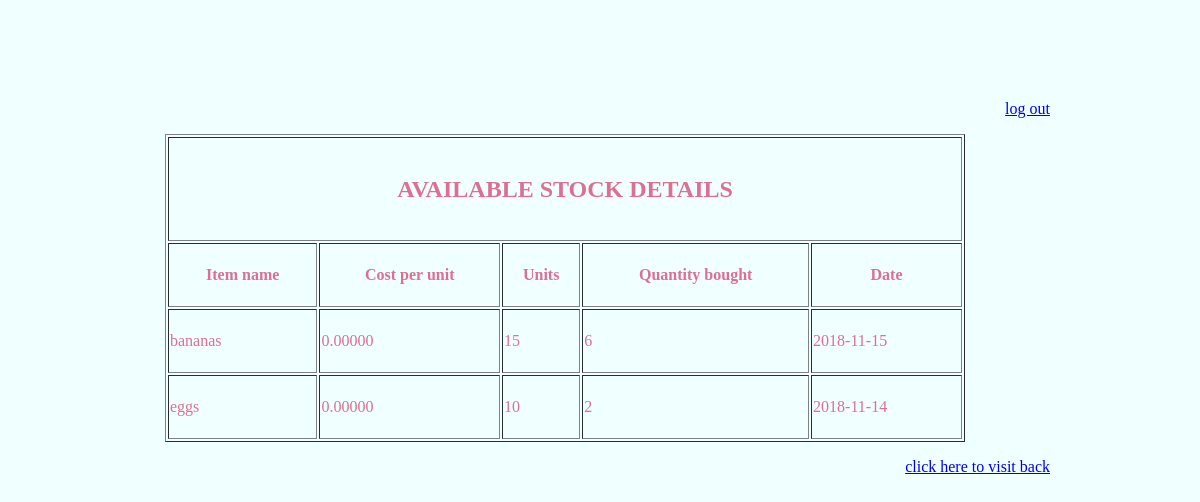
Page /available_stock_table.php on the committed database.
### tables this page shows
CREATE TABLE IF NOT EXISTS new_stock_details (
    item_name varchar(30),
    cost_per_unit decimal(10, 5),
    unit varchar(30),
    quantity_bought int(11),
    date date,
    PRIMARY KEY(item_name, date)
);

### available_stock_table.php (the view, shortened to what this page needs)
<!doctype html>
<html>
<head>
</head>
<body>
	<p align="right"><a href="index.php">log out </a></p>
	<?php
	$conn = mysqli_connect('localhost', 'root', 'AIDNITRA#P98', 'mess_management');
	$query = mysqli_query($conn, "select * from new_stock_details ");
	?>
	<table align="center" border="1px" style="width:800px; line-height:60px;">
		<tr>
			<th colspan="7">
				<h2>AVAILABLE STOCK DETAILS</h2>
			</th>
		</tr>
		<tr>
			<th> Item name </th>
			<th> Cost per unit </th>
			<th> Units </th>
			<th> Quantity bought </th>
			<th> Date </th>
		</tr>
		<?php
		if (mysqli_num_rows($query) != 0) {
			while ($rows = mysqli_fetch_assoc($query)) {
				?>
				<tr>
					<td> <?php echo $rows['item_name']; ?></td>
					<td> <?php echo $rows['cost_per_unit']; ?></td>
					<td> <?php echo $rows['unit']; ?></td>
					<td> <?php echo $rows['quantity_bought']; ?></td>
					<td> <?php echo $rows['date']; ?></td>
				</tr>
				<?php
			}
		}
		?>
	</table>
	<p align="right"><a href="admin.php"> click here to visit back </a></p>
</body>
</html>

### available_stock_table.php (style rules this page uses)
body { margin-top: 100px; margin-bottom: 100px; margin-right: 150px; margin-left: 80px; background-color: azure; color: palevioletred; font-family: verdana; font-size: 100% }

### rows in the picture
new_stock_details: item_name "bananas", cost_per_unit "0.00000", unit "15", quantity_bought "6", date "2018-11-15"
new_stock_details: item_name "eggs", cost_per_unit "0.00000", unit "10", quantity_bought "2", date "2018-11-14"
